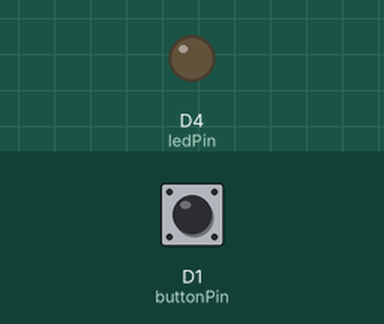
This sketch was run on a simulated ESP8266 (NodeMCU). Shown: output pins drawn as LEDs (lit = HIGH). The inputs (shaded band) are chosen by the test bench; at power-on: D1 (buttonPin) HIGH.

Above: at 1.2 s.
1.3 s: D1 (buttonPin) pulled LOW for 0.15 s
At 1.8 s:
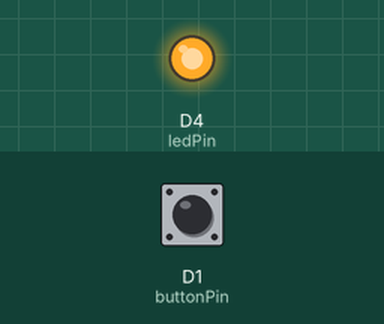
2.9 s: D1 (buttonPin) pulled LOW for 1 s
At 4.2 s:
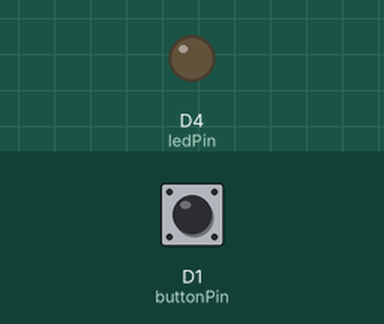
5.4 s: D1 (buttonPin) pulled LOW for 3.2 s
At 6.1 s:
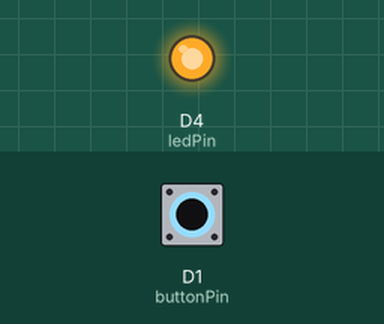
Timing chart, 0 to 8.4 s (numbered marks = the images above; inputs shaded):
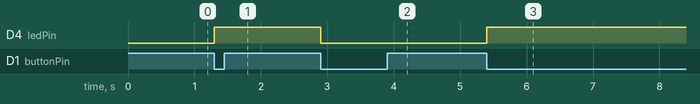

Measured:
- after the input at 1.3 s, D4 (ledPin): LOW → HIGH at once
- after the input at 2.9 s, D4 (ledPin): HIGH → LOW at once
- after the input at 5.4 s, D4 (ledPin): LOW → HIGH at once

The sketch:

proj.ino
```cpp
// Pinos
const int buttonPin = D1; // Pino do botão
const byte ledPin = 2; //pino que o LED do módulo ESP12E está ligado

// Variáveis
int buttonState = 0;      // Variável para armazenar o estado do botão
int lastButtonState = LOW; // Variável para armazenar o estado anterior do botão
int ledState = LOW;       // Variável para armazenar o estado da LED

void setup() {
  // Configurar os pinos
  pinMode(ledPin, OUTPUT);
  pinMode(buttonPin, INPUT_PULLUP); // Configurar o pino do botão como entrada com resistor de pull-up interno
}

void loop() {
  // Ler o estado do botão
  buttonState = digitalRead(buttonPin);

  // Verificar se o estado do botão mudou
  if (buttonState != lastButtonState) {
    // Se o botão foi pressionado, inverter o estado da LED
    if (buttonState == LOW) {
      ledState = !ledState;
      digitalWrite(ledPin, ledState);
    }

    // Atualizar o estado do botão
    lastButtonState = buttonState;
  }
}
```
